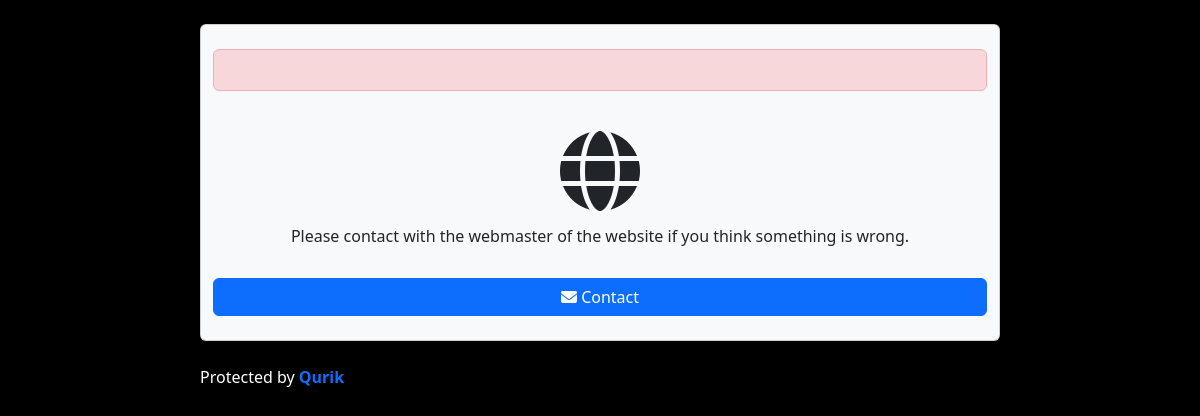
The page /pages/proxy.php on the database as committed earlier.
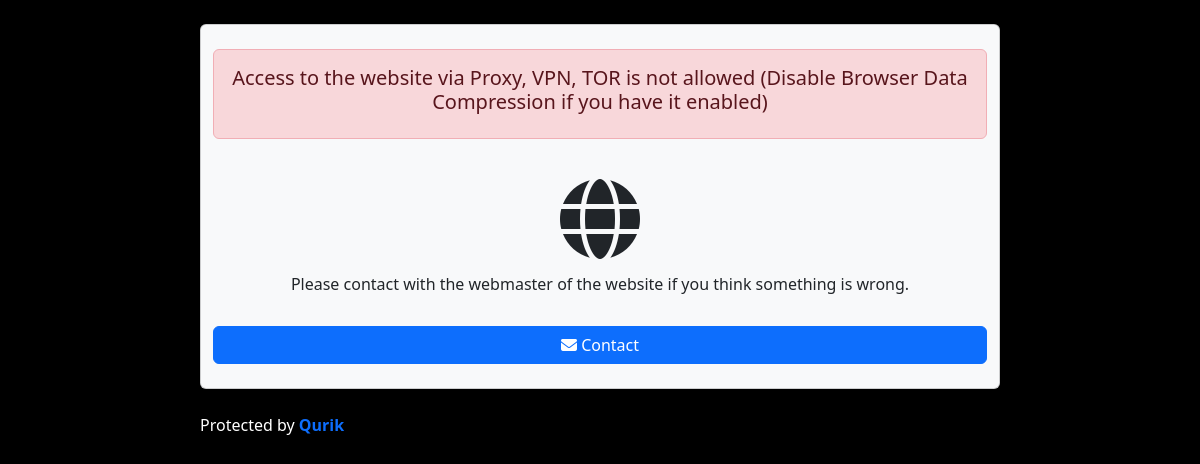
The same page on the database as committed later.
### config_settings.php (called while the page is built)
<?php $settings = array (
  'site_url' => 'http://localhost',
  'qurik_path' => 'http://localhost/qurik',
  'username' => 'admin',
  'password' => '8c6976e5b5410415bde908bd4dee15dfb167a9c873fc4bb8a81f6f2ab448a918',
  'email' => 'hackerhub.help@gmail.com',
  'qurik' => 1,
  'mail_notifications' => 1,
  'test_integration' => 0,
  'dark_mode' => 1,
  'countryban_blacklist' => 1,
  'live_traffic' => 1,
  'badword_replace' => '[Censored]',
  'error_reporting' => '5',
  'display_errors' => '1',
  'sqli_protection2' => 1,
  'sqli_protection3' => 1,
  'sqli_protection4' => 1,
  'sqli_protection5' => 1,
  'sqli_protection6' => 1,
  'sqli_protection7' => 1,
  'sqli_protection8' => 1,
  'sqli_protection' => 1,
  'sqli_logging' => 1,
  'sqli_autoban' => 1,
  'sqli_redirect' => 'http://localhost/qurik/pages/blocked.php',
  'sqli_mail' => 1,
  'badbot_protection' => 1,
  'badbot_protection2' => 1,
  'badbot_protection3' => 1,
  'badbot_logging' => 1,
  'badbot_autoban' => 1,
  'badbot_mail' => 0,
  'proxy_protection2' => 1,
  'proxy_protection' => 0,
  'proxy_api1' => '',
  'proxy_api2' => '',
  'proxy_api3' => '',
  'proxy_logging' => 1,
  'proxy_mail' => 0,
  'proxy_redirect' => 'http://localhost/qurik/pages/proxy.php',
  'spam_protection' => 1,
  'spam_logging' => 1,
  'spam_redirect' => 'http://localhost/qurik/pages/spammer.php',
  'spam_mail' => 0,
); ?>

### pages/proxy.php (the view)
<?php
include "header.php";
$query = $mysqli->query("SELECT * FROM `qurik_pages-layolt` WHERE page='Proxy'");
$row   = mysqli_fetch_array($query);
?>
        <br />
        <div class="row d-flex justify-content-center">
            <center>
				<div class="alert alert-danger" class="wpage_head">
                    <h5 class="alert-heading"><?php
echo html_entity_decode($row['text']);
?></h5>
                </div><br />
                    <p class="font20"><i class="fas fa-globe fa-4x"></i></p>
                <h6>Please contact with the webmaster of the website if you think something is wrong.</h6>
				<br />
	            <a href="mailto:<?php echo $settings['email']; ?>" class="btn btn-primary col-12" target="_blank"><i class="fas fa-envelope"></i> Contact</a>
			</center>
        </div>
<?php
include "footer.php";
?>

Rows that differ between the two databases and show on the page:
added qurik_pages-layolt: text "Access to the website via Proxy, VPN, TOR is not allowed (Disable Browser Data Compression if you have it enabled)"
